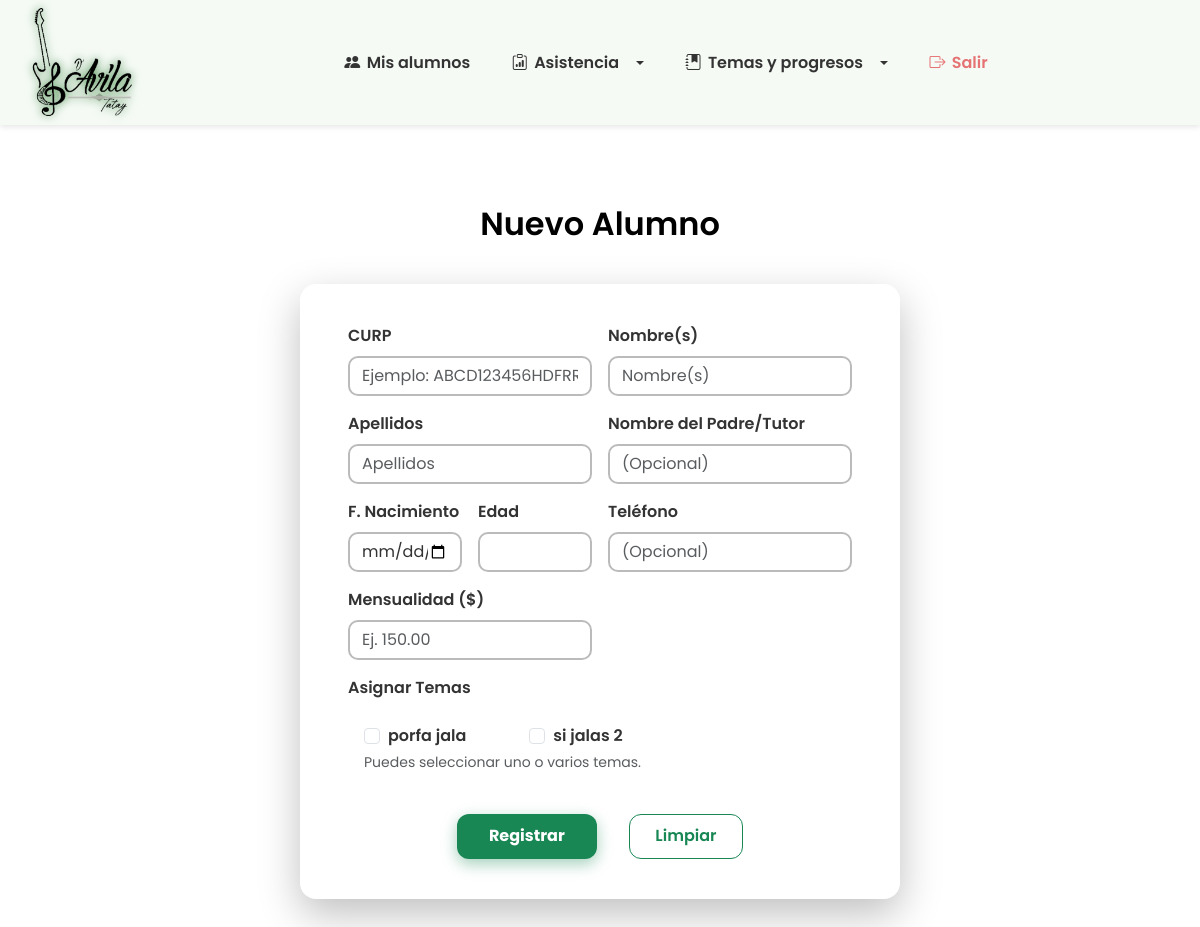
Before: /Registro.php with the older database file.
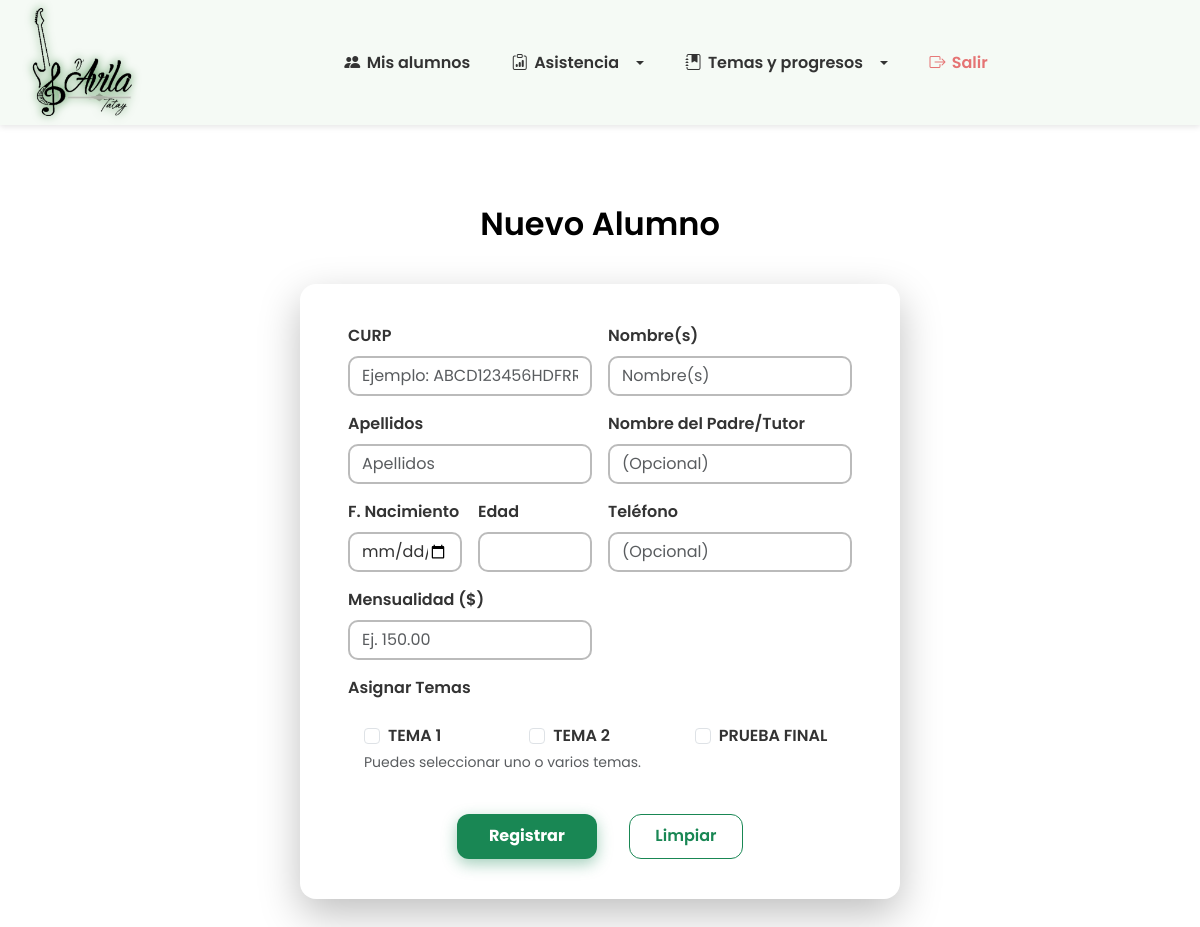
After: the same page with the newer database file.
### tables this page shows
CREATE TABLE `temas` (
  `id` int(11) NOT NULL AUTO_INCREMENT,
  `nombre` varchar(100) NOT NULL,
  PRIMARY KEY (`id`)
);

### Registro.php (the view, shortened to what this page needs)
<?php
require_once __DIR__ . '/includes/bd.php';
$temasDisponibles = [];
$resTemas = $conexion->query("SELECT id, nombre FROM temas");
if ($resTemas) {
  $temasDisponibles = $resTemas->fetch_all(MYSQLI_ASSOC);
}
?>
<!DOCTYPE html>
<html lang="es">
<head>
  <link href="https://cdn.jsdelivr.net/npm/bootstrap@5.3.0/dist/css/bootstrap.min.css" rel="stylesheet" />
</head>
<body>
  <?php include 'navbar.php'; ?>
  <main>
    <div class="container mt-5">
      <h2
        style="color: #000000; font-family: 'Poppins', sans-serif; font-weight: 600; margin-bottom: 2rem; text-align: center; position: relative; padding-bottom: 0.5rem;">
        Nuevo Alumno
      </h2>
      <form method="post" novalidate id="registroForm">
        <div class="row g-3">
          <div class="col-md-6">
            <label for="curp" class="form-label">CURP</label>
            <input type="text" class="form-control" id="curp" name="curp"
              value="<?= htmlspecialchars($_POST['curp'] ?? '') ?>" pattern="[A-Za-z0-9]{18}" maxlength="18"
              title="18 caracteres alfanuméricos" required placeholder="Ejemplo: ABCD123456HDFRRT09" autocomplete="off"
              autofocus>
          </div>
          <div class="col-md-6">
            <label for="nombre" class="form-label">Nombre(s)</label>
            <input type="text" class="form-control" id="nombre" name="nombre"
              value="<?= htmlspecialchars($_POST['nombre'] ?? '') ?>" required placeholder="Nombre(s)">
          </div>
          <div class="col-md-6">
            <label for="apellidos" class="form-label">Apellidos</label>
            <input type="text" class="form-control" id="apellidos" name="apellidos"
              value="<?= htmlspecialchars($_POST['apellidos'] ?? '') ?>" required placeholder="Apellidos">
          </div>
          <div class="col-md-6">
            <label for="nombre_tutor" class="form-label">Nombre del Padre/Tutor</label>
            <input type="text" class="form-control" id="nombre_tutor" name="nombre_tutor"
              value="<?= htmlspecialchars($_POST['nombre_tutor'] ?? '') ?>" placeholder="(Opcional)">
          </div>
          <div class="col-md-3">
            <label for="fecha_nacimiento" class="form-label">F. Nacimiento</label>
            <input type="date" class="form-control" id="fecha_nacimiento" name="fecha_nacimiento"
              value="<?= htmlspecialchars($_POST['fecha_nacimiento'] ?? '') ?>"
              onchange="document.getElementById('edad').value = calcularEdad(this.value)" required>
          </div>
          <div class="col-md-3">
            <label for="edad" class="form-label">Edad</label>
            <input type="text" class="form-control" id="edad" readonly
              value="<?= isset($_POST['fecha_nacimiento']) ? calcularEdad($_POST['fecha_nacimiento']) . ' años' : '' ?>">
          </div>
          <div class="col-md-6">
            <label for="telefono" class="form-label">Teléfono</label>
            <input type="tel" class="form-control" id="telefono" name="telefono"
              value="<?= htmlspecialchars($_POST['telefono'] ?? '') ?>" placeholder="(Opcional)">
          </div>
          <div class="col-md-6">
            <label for="mensualidad" class="form-label">Mensualidad ($)</label>
            <input type="number" step="0.01" min="0" class="form-control" id="mensualidad" name="mensualidad"
              value="<?= htmlspecialchars($_POST['mensualidad'] ?? '') ?>" required placeholder="Ej. 150.00">
          </div>
          <div class="col-md-12">
            <label class="form-label">Asignar Temas</label>
            <div class="p-3 rounded" style="background:#fff;">
              <div class="row">
                <?php foreach ($temasDisponibles as $tema): ?>
                  <div class="col-md-4">
                    <div class="form-check">
                      <input class="form-check-input" type="checkbox" name="temas[]" value="<?= $tema['id'] ?>"
                        id="tema<?= $tema['id'] ?>" <?= (isset($_POST['temas']) && in_array($tema['id'], $_POST['temas'])) ? 'checked' : '' ?>>
                      <label class="form-check-label" for="tema<?= $tema['id'] ?>">
                        <?= htmlspecialchars($tema['nombre']) ?>
                      </label>
                    </div>
                  </div>
                <?php endforeach; ?>
              </div>
              <small class="text-muted">Puedes seleccionar uno o varios temas.</small>
            </div>
          </div>
        </div>
        <div class="mt-4 d-flex justify-content-center flex-wrap gap-3">
          <button type="submit" class="btn btn-primary me-3">Registrar</button>
          <button type="reset" class="btn btn-outline-secondary" onclick="resetEdad()">Limpiar</button>
        </div>
      </form>
    </div>
  </main>
  <br>
  <br>
</body>
</html>

### navbar.php (shortened to what this page needs)
<!DOCTYPE html>
<html lang="es">
<head>
  <link href="https://cdn.jsdelivr.net/npm/bootstrap-icons@1.10.5/font/bootstrap-icons.css" rel="stylesheet" />
</head>
<body>
  <nav class="navbar" role="navigation" aria-label="Menú principal">
    <a href="#" class="navbar-logo" aria-label="Inicio">
      <img src="musiclogo.png" alt="Logo" width="100" height="auto" />
    </a>
    <ul class="navbar-menu" id="navbarMenu">
      <li><a href="lista_alumnos.php"><i class="bi bi-people-fill"></i> Mis alumnos</a></li>
      <li class="nav-dropdown">
        <button class="dropdown-toggle" aria-expanded="false" aria-controls="submenuAsistencia" aria-haspopup="true">
          <i class="bi bi-clipboard-data"></i> Asistencia <i class=""></i>
        </button>
      </li>
      <li class="nav-dropdown">
        <button class="dropdown-toggle" aria-expanded="false" aria-controls="submenuGestionTemas2" aria-haspopup="true">
          <i class="bi bi-journal-bookmark-fill"></i> Temas y progresos <i class=""></i>
        </button>
      </li>
      <li><a href="logout.php" style="color: #e57373;"><i class="bi bi-box-arrow-right"></i> Salir</a></li>
    </ul>
  </nav>
</body>
</html>

### Registro.php (style rules this page uses)
body { font-family: 'Poppins', sans-serif; background: linear-gradient(135deg, #ffffffff 0%, #ffffffff 100%); min-height: 100vh; margin: 0; display: flex; flex-direction: column; color: #f0f0f0; }
main { flex-grow: 1; display: flex; align-items: center; justify-content: flex-start; gap: 2rem; padding: 2rem 1rem; max-width: 900px; margin: 0 auto; }
form { background: #fff; border-radius: 16px; padding: 2.5rem 3rem; box-shadow: 0 15px 40px rgba(0, 0, 0, 0.25); width: 100%; max-width: 600px; position: relative; overflow: hidden; transition: box-shadow 0.3s ease; color: #222; }
label { font-weight: 600; color: #333; }
input.form-control { border-radius: 10px; border: 2px solid #bbb; transition: border-color 0.3s ease, box-shadow 0.3s ease; color: #333; }
.btn-primary { background: #198754; border: none; font-weight: 700; padding: 0.6rem 2rem; border-radius: 12px; box-shadow: 0 5px 15px rgba(25, 135, 84, 0.4); transition: background 0.3s ease, box-shadow 0.3s ease, transform 0.15s ease; }
.btn-outline-secondary { border-radius: 12px; font-weight: 600; color: #198754; border-color: #198754; padding: 0.6rem 1.6rem; }

### navbar.php (style rules this page uses)
body { font-family: 'Poppins', sans-serif; }
.navbar { display: flex; align-items: center; padding: 0.5rem 2rem; background-color: #f5faf5; position: relative; z-index: 1000; user-select: none; box-shadow: 0 2px 6px rgba(0, 0, 0, 0.1); }
.navbar-logo { margin-right: 2rem; flex-shrink: 0; }
.navbar-logo img { display: block; width: 100px; height: auto; object-fit: contain; filter: drop-shadow(0 0 5px #2e7d32); }
.navbar-menu { list-style: none; margin: 0; padding: 0; display: flex; gap: 1.2rem; flex-grow: 1; justify-content: center; align-items: center; }
.navbar-menu a, .nav-dropdown > button.dropdown-toggle { color: #333333; text-decoration: none; font-weight: 600; display: flex; align-items: center; gap: 0.4rem; padding: 0.4rem 0.7rem; border-radius: 6px; background: none; border: none; cursor: pointer; transition: background 0.3s, box-shadow 0.3s, color 0.3s; font-size: 1rem; }
.nav-dropdown { position: relative; }

Changed rows visible on the page:
removed temas: nombre "porfa jala"
removed temas: nombre "si jalas 2"
added temas: nombre "TEMA 1"
added temas: nombre "TEMA 2"
added temas: nombre "PRUEBA FINAL"
